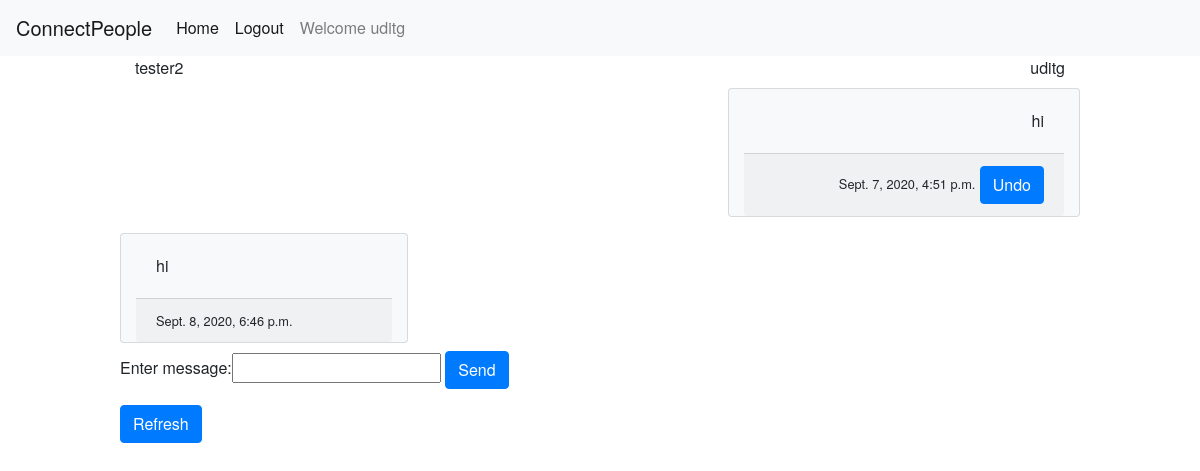
/chatapp/chat/1/9/messages (signed in), run on the app's committed database.
### chatapp/models.py (models this page shows, shortened)
class Message(models.Model):
    msg_text = models.CharField(max_length=200, blank=False)
    send_time = models.DateTimeField(default=datetime.now)
    sender = models.ForeignKey(User, related_name='sender_user', on_delete=models.CASCADE)
    reciever = models.ForeignKey(User, related_name='reciever_user', on_delete=models.CASCADE)

### chatapp/decorators.py (the view)
    def wrap(request, *args, **kwargs):
        if request.user.id != kwargs['sender_id']:
            raise PermissionDenied
        else:
            return function(request, *args, **kwargs)

### chatapp/forms.py
class MessageForm(forms.Form):
    message_text = forms.CharField(label="Enter message", max_length=50)

### chatapp/views.py (called while the page is built, shortened)
@login_required
@user_can_see_chat
def chatpage(request, sender_id, reciever_id):
    sender = User.objects.get(pk=sender_id)
    reciever = User.objects.get(pk=reciever_id)
    messages = Message.objects.filter((Q(sender=sender) | Q(sender=reciever)),
                                      (Q(reciever=reciever) | Q(reciever=sender))).order_by("send_time")
    form = MessageForm()
    context = {'sender': sender, 'reciever': reciever, 'messages': messages, 'form': form}
    return render(request, 'chatapp/chatpage.html', context)

### chatapp/templates/chatapp/chatpage.html (shortened to what this page needs)
{% extends 'chatapp/base.html'%}
{%block content%}
<div class="container">
    <div class="row">
        <div class="col text-left">
            {{reciever.username}}
        </div>
        <div class="col text-right">
            {{sender.username}}
        </div>
    </div>
    {%for message in messages%}
        <div class="row">
            {%if message.sender.id == sender.id%}
                <div class="col"></div>
                <div class="col text-right card text-black bg-light my-2" style="max-width: 22rem;">
                    <div class="card-body">
                        <p class="card-text">
                            {{message.msg_text}}
                        </p>
                    </div>
                    <div class="card-footer">
                        <small class="text-black">{{message.send_time}}</small>
                        <a class="btn btn-primary"
                           href="{%url 'chatapp:delete_chat_message' message.sender_id message.reciever_id message.id%}">
                            Undo
                        </a>
                    </div>
                </div>
            {%else%}
                <div class="col text-left card text-black bg-light my-2" style="max-width: 18rem;">
                    <div class="card-body">
                        <p class="card-text">
                            {{message.msg_text}}
                        </p>
                    </div>
                    <div class="card-footer">
                        <small class="text-black">{{message.send_time}}</small>
                    </div>
                </div>
            {%endif%}
        </div>
    {% endfor %}
</div>
<form action="{% url 'chatapp:chatpage' sender.id reciever.id%}" method="post">
    {{form}}
    <input type="submit" value="Send" class="btn btn-primary">
</form>
<form action="{%url 'chatapp:chatpage' sender.id reciever.id%}">
    <input type="submit" value="Refresh" class="btn btn-primary">
</form>
{%endblock content%}

### chatapp/templates/chatapp/base.html (shortened to what this page needs)
{%load static%}
{% load crispy_forms_tags %}
<link rel="stylesheet" type="text/css" href="{%static 'chatapp/css/bootstrap.css'%}">
<link rel="stylesheet" type="text/css" href="{%static 'chatapp/css/bootstrap.min.css'%}">
<link rel="stylesheet" type="text/css" href="{%static 'chatapp/css/stylesheet.css'%}">
<!DOCTYPE html>
<html lang="en">
    <head>
    </head>
    <body>
    <nav class="navbar navbar-expand navbar-light bg-light">
      <a class="navbar-brand" href="#">ConnectPeople</a>
        <div class="navbar-nav">
            <a class="nav-item nav-link active" href="{%url 'chatapp:home'%}">Home</a>
            {% if user.is_authenticated%}
                <a class="nav-item nav-link active" href="{%url 'accounts:logout'%}">Logout</a>
            {%else%}
                <a class="nav-item nav-link active" href="{% url 'accounts:login'%}">Login</a>
            {%endif%}
            <a class="nav-item nav-link" href="">Welcome {{user.username}}</a>
        </div>
    </nav>
    <div id="content" class=" d-flex-row justify-content-center">
        {%block content%}
        {%endblock content%}
    </div>
    </body>
</html>

### chatapp/static/chatapp/css/stylesheet.css (style rules this page uses)
body { font-family: "HelveticaNeue-Light", "Helvetica Neue Light", "Helvetica Neue", Helvetica, Arial, "Lucida Grande", sans-serif; font-weight: 300; }
#content { width:80%; height:100%; margin: auto auto; }

### data on the page
Message: msg_text "hi", send_time "Sept. 7, 2020, 4:51 p.m."
Message: msg_text "hi", send_time "Sept. 8, 2020, 6:46 p.m."

### other printed values
{{ user.username }} "uditg"
{{ reciever.username }} "tester2"
{{ sender.username }} "uditg"
